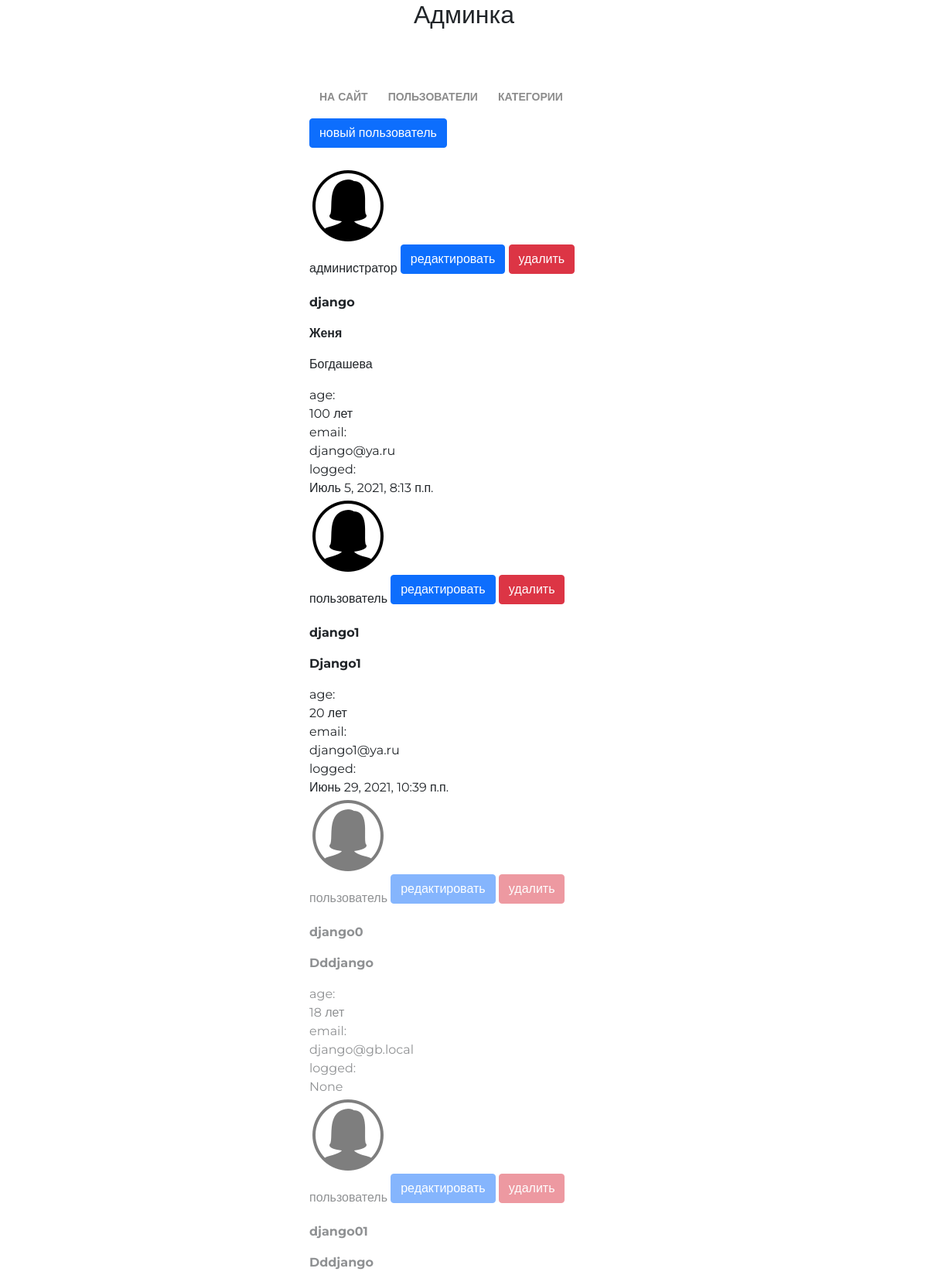
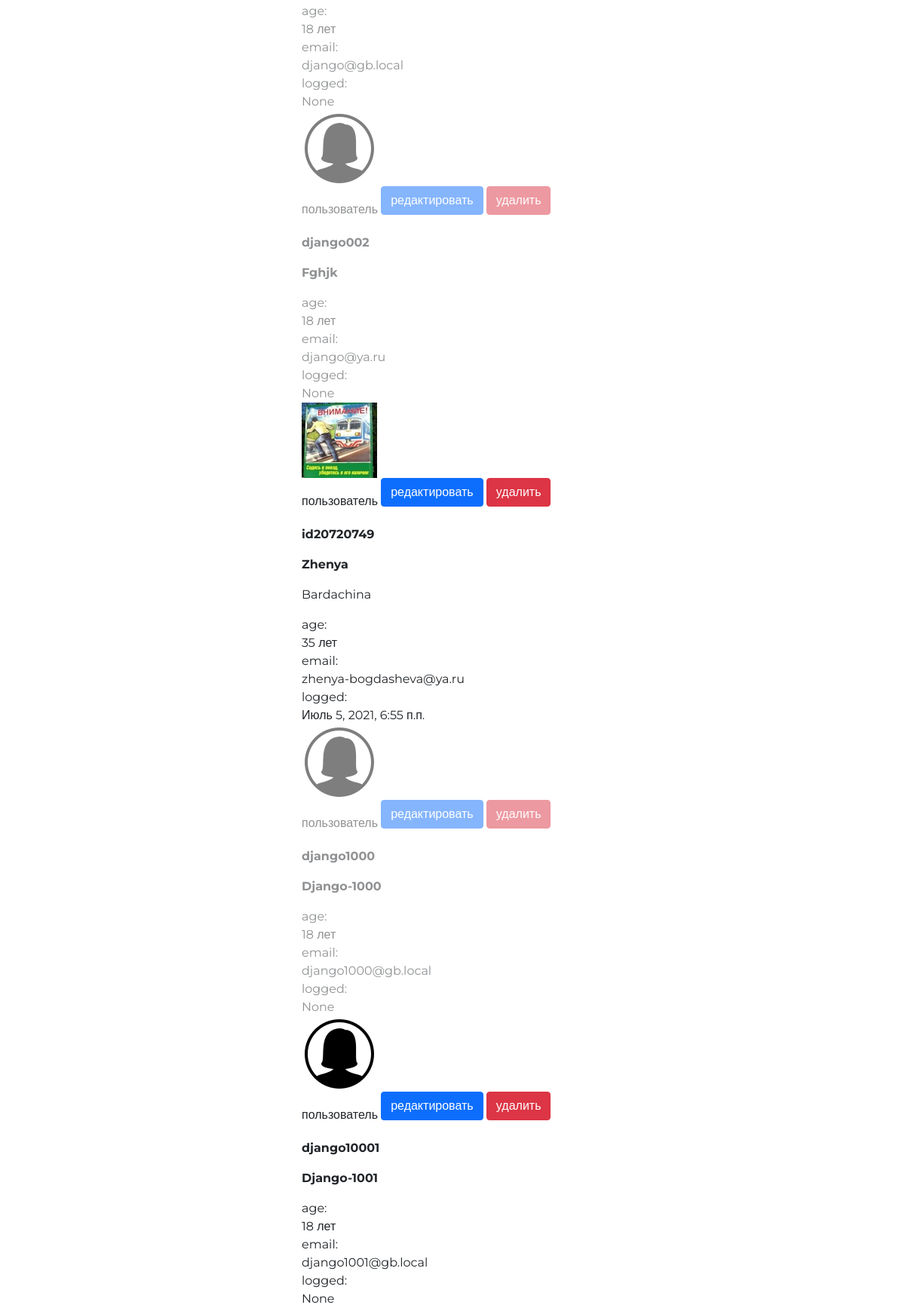
/my/admin/ (signed in), run on the app's committed database (2 pictures, top to bottom).
### authapp/models.py (models this page shows, shortened)
class ShopUser(AbstractUser):
    avatar = models.ImageField(upload_to='user_avatars', blank=True)
    age = models.PositiveIntegerField(verbose_name='возраст', default=18)
    activation_key = models.CharField(max_length=128, blank=True)
    activation_key_created = models.DateTimeField(auto_now_add=True, blank=True, null=True)

### adminapp/views.py (the view)
# urls.py: path('', adminapp.index, name='index'),
@user_passes_test(lambda user: user.is_superuser)
def index(request):
    all_users = get_user_model().objects.all()
    context = {
        'page_title': 'админка/пользователи',
        'all_users': all_users,
    }
    return render(request, 'adminapp/index.html', context)

### mainapp/context_processors.py (called while the page is built)
def categories(request):
    return {
        'categories': ProductCategory.objects.all()
    }

### mainapp/templatetags/my_tags.py (called while the page is built)
@register.filter(name='media_folder_users')
def media_folder_users(string):
    if not string:
        string = 'user_avatars/_user.png'
    return f'{settings.MEDIA_URL}{string}'

### adminapp/templates/adminapp/index.html
{% extends 'adminapp/base.html' %}
{% load static %}
{% load my_tags %}
{% block container %}
<div class="mx-auto col-4">
  <div class="users_list">
    <a href="{% url 'authapp:register' %}" class="btn btn-primary new_user">
      новый пользователь
    </a>
    {% for shop_user in all_users %}
      <div class="user_record {% if not shop_user.is_active %}not_active{% endif %}">
        <img src="{{ shop_user.avatar|media_folder_users }}" alt="{{ shop_user.username }}">
        <div class="user_role">
          {% if shop_user.is_superuser %}администратор{% else %}пользователь{% endif %}
          <a href="{% url 'adminapp:user_update' shop_user.pk %}" class="btn btn-primary">
            редактировать
          </a>
          <a href="{% url 'adminapp:user_delete' shop_user.pk %}" class="btn btn-danger">
            удалить
          </a>
        </div>
        <div class="user_name">
          <p><strong>{{ shop_user.username }}</strong></p>
          <p>
            {% if shop_user.first_name %}
              <b>{{ shop_user.first_name|capfirst }}</b>
              {% if shop_user.last_name %}
                <p>{{ shop_user.last_name|capfirst }}</p>
              {% endif %}
            {% endif %}
          </p>
        </div>
        <div class="user_age">
          age:<br>
          {{ shop_user.age }} лет
        </div>
        <div class="user_email">
          email:<br>
          {{ shop_user.email }}
        </div>
         <div class="user_last_login">
          logged:<br>
          {{ shop_user.last_login }}
        </div>
      </div>
    {% endfor %}
  </div>
</div>
{% endblock %}

### geekshop/static/style.css (style rules this page uses)
* { margin: 0; padding: 0; }
body { font-family: 'Montserrat', sans-serif; }
html, body { height: 100%; }
.btn { margin-bottom: 25px; }
.not_active { opacity: 50%; }

### data on the page
ShopUser: avatar|media_folder_users (picture), is_superuser "администратор", username "django", first_name "Женя", last_name "Богдашева", age "100", email "django@ya.ru", last_login "Июль 5, 2021, 8:13 п.п."
ShopUser: avatar|media_folder_users (picture), is_superuser "пользователь", username "django1", first_name "Django1", age "20", email "django1@ya.ru", last_login "Июнь 29, 2021, 10:39 п.п."
ShopUser: is_superuser "пользователь", username "django0", first_name "Dddjango", age "18", email "django@gb.local", last_login "None"
ShopUser: is_superuser "пользователь", username "django01", first_name "Dddjango", age "18", email "django@gb.local", last_login "None"
ShopUser: is_superuser "пользователь", username "django002", first_name "Fghjk", age "18", email "django@ya.ru", last_login "None"
ShopUser: avatar|media_folder_users (picture), is_superuser "пользователь", username "id20720749", first_name "Zhenya", last_name "Bardachina", age "35", email "zhenya-bogdasheva@ya.ru", last_login "Июль 5, 2021, 6:55 п.п."
ShopUser: is_superuser "пользователь", username "django1000", first_name "Django-1000", age "18", email "django1000@gb.local", last_login "None"
ShopUser: is_superuser "пользователь", username "django10001", first_name "Django-1001", age "18", email "django1001@gb.local", last_login "None"
